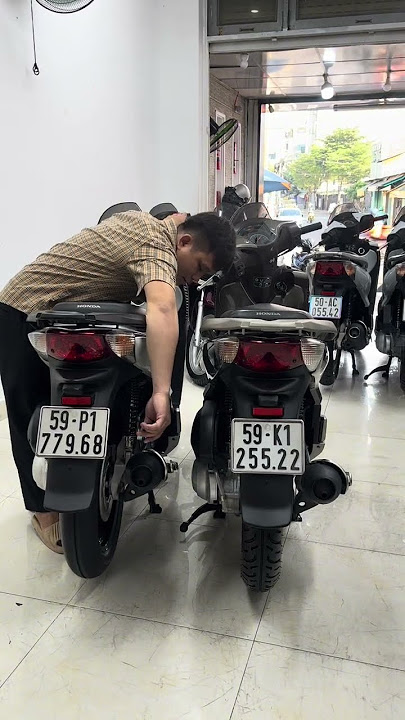
#> input picture test/sample-1.jpg, 405 x 720 px
$ python -i normalize.py   (imports and definitions only)
#> lines starting #> are read from the running program, lines starting #| are printed output that depends on the picture; after the words box and inside, x2 and y2 are one past the last pixel; in counts of white or black regions, pixels touching at a corner belong together
#> further down, picture is the input picture: shape (720, 405, 3); mean B, G, R 133.7, 139.2, 141.4
import cv2
import numpy as np


def binarize_for_contours(channel):
    """binarize channel (8-bit) for findContours."""
    blur = cv2.GaussianBlur(channel, (5, 5), 0)
    _, th = cv2.threshold(blur, 0, 255, cv2.THRESH_BINARY + cv2.THRESH_OTSU)
    th = cv2.morphologyEx(
        th,
        cv2.MORPH_CLOSE,
        cv2.getStructuringElement(cv2.MORPH_RECT, (3, 3)),
        iterations=1,
    )
    return th


def approx_quads_from_contours(contours):
    """Returns an approximate list of quadrilaterals (4x2) from contours."""
    quads = []
    for cnt in contours:
        peri = cv2.arcLength(cnt, True)
        if peri < 50:
            continue
        approx = cv2.approxPolyDP(cnt, 0.02 * peri, True)
        if len(approx) == 4:
            quads.append(approx.reshape(4, 2).astype(np.float32))
    return quads


def order_quad_points(pts4):
    """Arrange 4 points: tl: top left, tr: top right, br: bottom right, bl: bottom left."""
    pts = np.array(pts4, dtype=np.float32).reshape(-1, 2)
    s = pts.sum(axis=1)
    diff = np.diff(pts, axis=1).ravel()
    tl = pts[np.argmin(s)]
    br = pts[np.argmax(s)]
    tr = pts[np.argmin(diff)]
    bl = pts[np.argmax(diff)]
    return np.array([tl, tr, br, bl], dtype=np.float32)


def score_plate_quad(quad, img_area):
    """Scoring based on box area and appropriate w/h ratio."""
    x, y, w, h = cv2.boundingRect(quad.astype(np.int32))
    if w == 0 or h == 0:
        return -1
    aspect = w / float(h)
    area = w * h
    area_frac = area / float(img_area)
    if not (1.0 <= aspect <= 7.0):
        return -1
    if not (0.001 <= area_frac <= 0.40):
        return -1
    score = area * (1.0 - abs(aspect - 2.5) / 4.0)
    return score


# === NEW: 4-Point perspective warp ===
def four_point_transform(image, quad, force_width=None, force_ar=None):
    """
    quad: 4x2 (tl, tr, br, bl)
    force_width: force the output width (px)
    force_ar: force the ratio W/H (E.g. 4.0 for horizontal plate)
    """
    rect = order_quad_points(quad)
    (tl, tr, br, bl) = rect

    widthA = np.linalg.norm(br - bl)
    widthB = np.linalg.norm(tr - tl)
    heightA = np.linalg.norm(tr - br)
    heightB = np.linalg.norm(tl - bl)

    W = int(max(widthA, widthB))
    H = int(max(heightA, heightB))
    if force_width is not None:
        W = int(force_width)
    if force_ar is not None and force_ar > 0:
        H = max(1, int(W / float(force_ar)))

    W = max(W, 1)
    H = max(H, 1)
    dst = np.array([[0, 0], [W - 1, 0], [W - 1, H - 1], [0, H - 1]], dtype=np.float32)
    M = cv2.getPerspectiveTransform(rect, dst)
    return cv2.warpPerspective(image, M, (W, H))


def normalize_plate(image):
    h, w = image.shape[:2]
#> h = 720; w = 405
    img_area = w * h
#> img_area = 291600

    quads = []
    blue, green, red = cv2.split(image)
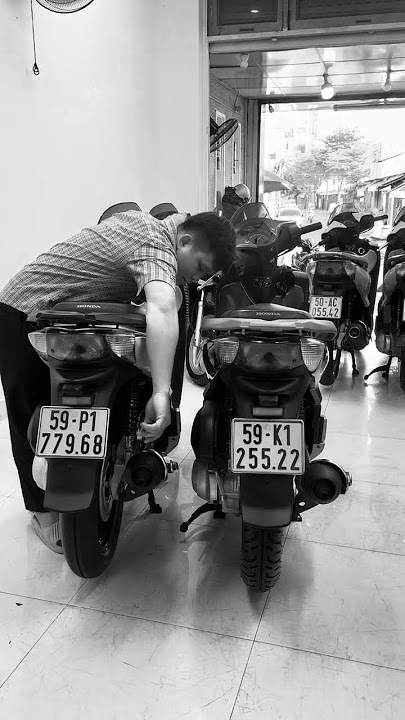
#> red: shape (720, 405); min 0, max 255, mean 141.4

    # Red
    th_r = binarize_for_contours(red)
#> in binarize_for_contours, `_, th = cv2.threshold(blur, 0, 255, cv2.THRESH_BINARY + cv2.THRESH_OTSU)`:
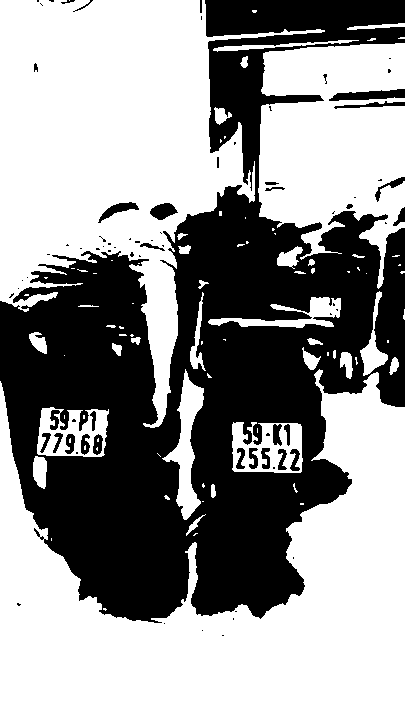
#> th: shape (720, 405); 58.2% white; 76 black regions (47 under 20 px), largest, box (x1, y1, x2, y2) and area: (0, 0, 405, 623) 118182, (329, 89, 405, 101) 569, (150, 203, 178, 220) 307
#> in binarize_for_contours, `th = cv2.morphologyEx( th, cv2.MORPH_CLOSE, cv2.getStructuringElement(..`:
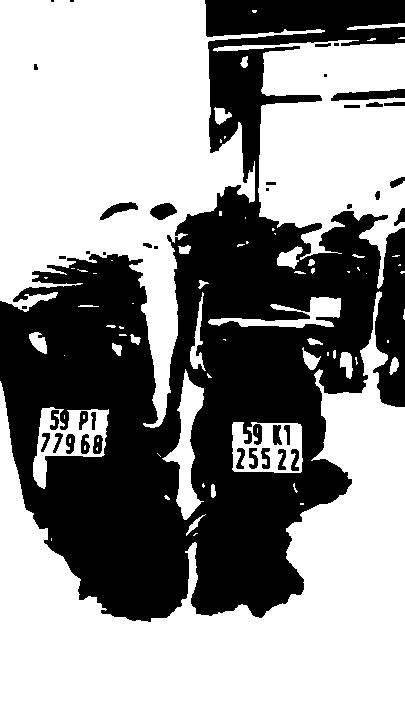
#> th: shape (720, 405); 58.6% white; 41 black regions (9 under 20 px)
    contours_r, _ = cv2.findContours(th_r, cv2.RETR_TREE, cv2.CHAIN_APPROX_NONE)
#> contours_r = 110 contours, 57 with area under 20; largest, box (x1, y1, x2, y2) and area: (0, 291, 405, 720) 72030, (0, 0, 325, 428) 60194, (213, 40, 405, 289) 24882, (33, 407, 109, 489) 3238, (232, 422, 303, 473) 3172
    quads += approx_quads_from_contours(contours_r)
#> the loop in approx_quads_from_contours, `for cnt in contours:` made 110 passes
#> peri on passes 2 to 13: 9.66, 62.43, 8, 14.49, 30.49, 21.31, 9.66, 8.49, 295, 71.7, 70.87, 76.04
#> (cnt, peri) on passes 1, 39, 55: ([[51, 538], [51, 539], [51, 540], [51, 539]], 4), ([[64, 355]], 0), ([[132, 303], [133, 303]], 2)
#> after the loop in approx_quads_from_contours, `for cnt in contours:`: quads = []
#> quads = []

    # Green
    th_g = binarize_for_contours(green)
#> in binarize_for_contours (call 2), `_, th = cv2.threshold(blur, 0, 255, cv2.THRESH_BINARY + cv2.THRESH_OTSU)`: th: shape (720, 405); 57.3% white; 78 black regions (46 under 20 px), largest, box (x1, y1, x2, y2) and area: (0, 0, 405, 624) 120486, (329, 89, 405, 109) 862, (150, 203, 178, 220) 313
#> in binarize_for_contours (call 2), `th = cv2.morphologyEx( th, cv2.MORPH_CLOSE, cv2.getStructuringElement(..`:
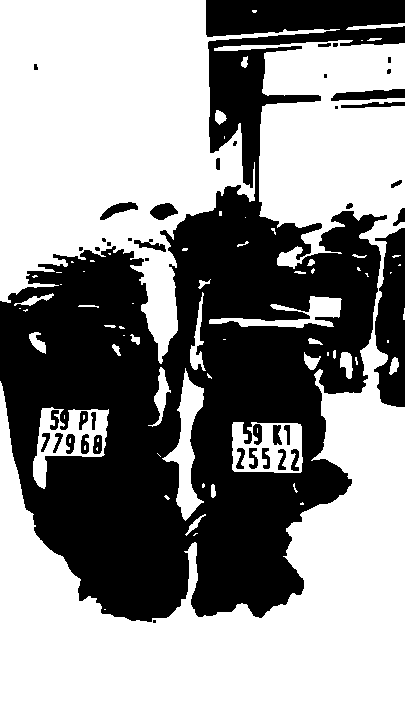
#> th: shape (720, 405); 57.6% white; 42 black regions (13 under 20 px)
    contours_g, _ = cv2.findContours(th_g, cv2.RETR_TREE, cv2.CHAIN_APPROX_NONE)
#> contours_g = 113 contours, 58 with area under 20; largest, box (x1, y1, x2, y2) and area: (0, 40, 405, 720) 96814, (0, 0, 340, 364) 57578, (33, 407, 109, 489) 3245, (232, 422, 303, 473) 3184, (162, 368, 204, 521) 2164
    quads += approx_quads_from_contours(contours_g)
#> the loop in approx_quads_from_contours (call 2), `for cnt in contours:` made 113 passes
#> peri on passes 2 to 13: 9.66, 63.84, 8.83, 13.31, 30.49, 21.31, 10.24, 8.49, 295, 71.7, 68.87, 69.8
#> (cnt, peri) on passes 1, 46, 48, 55, 57: ([[104, 609], [105, 609]], 2), ([[223, 339], [224, 339], [225, 339], [224, 339]], 4), ([[123, 335], [124, 335]], 2), ([[19, 308], [20, 308]], 2), ([[132, 303], [133, 303]], 2)

    # Blue
    th_b = binarize_for_contours(blue)
#> in binarize_for_contours (call 3), `blur = cv2.GaussianBlur(channel, (5, 5), 0)`:
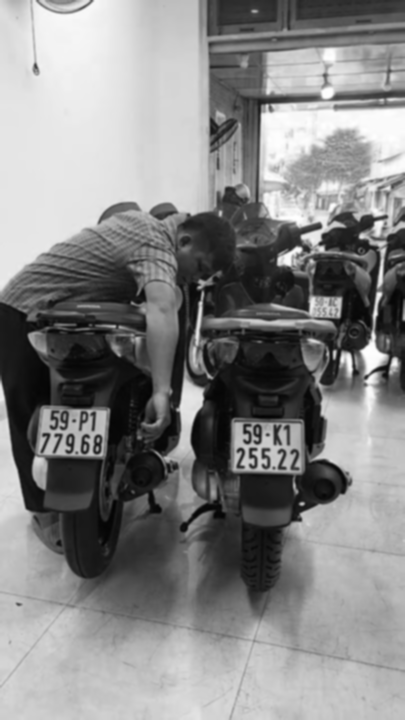
#> blur: shape (720, 405); min 3, max 255, mean 133.7
#> in binarize_for_contours (call 3), `_, th = cv2.threshold(blur, 0, 255, cv2.THRESH_BINARY + cv2.THRESH_OTSU)`: th: shape (720, 405); 55.9% white; 80 black regions (45 under 20 px), largest, box (x1, y1, x2, y2) and area: (0, 27, 405, 625) 118607, (206, 0, 405, 37) 5917, (330, 89, 405, 108) 816
#> in binarize_for_contours (call 3), `th = cv2.morphologyEx( th, cv2.MORPH_CLOSE, cv2.getStructuringElement(..`:
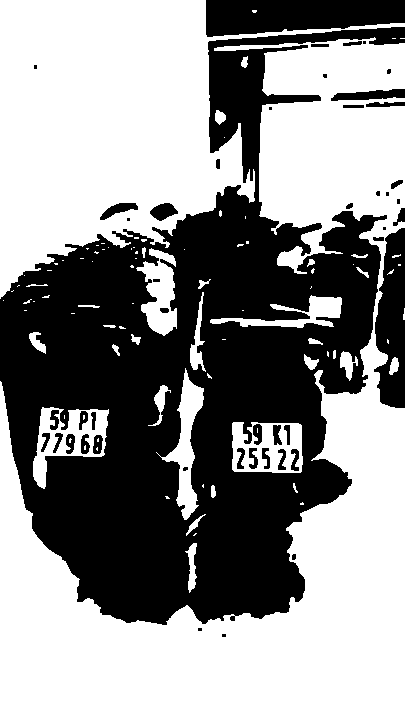
#> th: shape (720, 405); 56.3% white; 47 black regions (13 under 20 px)
    contours_b, _ = cv2.findContours(th_b, cv2.RETR_TREE, cv2.CHAIN_APPROX_NONE)
#> contours_b = 134 contours, 74 with area under 20; largest, box (x1, y1, x2, y2) and area: (0, 37, 405, 720) 95702, (0, 0, 405, 299) 53150, (33, 407, 109, 489) 3262, (232, 422, 303, 473) 3194, (156, 368, 204, 520) 2090
    quads += approx_quads_from_contours(contours_b)

    best_quad = None
    best_score = -1
    for q in quads:
        q_ord = order_quad_points(q)
        sc = score_plate_quad(q_ord, img_area)
        if sc > best_score:
            best_score = sc
            best_quad = q_ord
#> this loop made 0 passes
#> after the loop, best_score = -1

    # Fallback: If there is no quadrilateral with four vertices, use minAreaRect from the "best" channel based on total area.
    if best_quad is None:
        candidates = sorted(
            [("b", contours_b), ("g", contours_g), ("r", contours_r)],
            key=lambda x: sum(cv2.contourArea(c) for c in x[1]),
            reverse=True,
        )
#> candidates = 3 items
        cnts = candidates[0][1] if candidates else contours_b
#> cnts has the same summary as contours_r
        if not cnts:
            # raise RuntimeError("Không tìm thấy contour nào đủ lớn.")
            return None
        cnt = max(cnts, key=cv2.contourArea)
#> cnt = contour of 2313 points, box (x1, y1, x2, y2) (0, 291, 405, 720), area 72030
        rect = cv2.minAreaRect(cnt)
#> rect = ((202, 505), (428, 404), -90)
        box = cv2.boxPoints(rect).astype(np.float32)
#> box = [[404, 719], [-1.31e-14, 719], [0, 291], [404, 291]]
        best_quad = order_quad_points(box)
#> in order_quad_points, `pts = np.array(pts4, dtype=np.float32).reshape(-1, 2)`: pts has the same summary as box in normalize_plate
#> in order_quad_points, `s = pts.sum(axis=1)`: s = [1123, 719, 291, 695]
#> in order_quad_points, `diff = np.diff(pts, axis=1).ravel()`: diff = [315, 719, 291, -113]
#> in order_quad_points, `tl = pts[np.argmin(s)]`: tl = [0, 291]
#> in order_quad_points, `br = pts[np.argmax(s)]`: br = [404, 719]
#> in order_quad_points, `tr = pts[np.argmin(diff)]`: tr = [404, 291]
#> in order_quad_points, `bl = pts[np.argmax(diff)]`: bl = [-1.31e-14, 719]
#> best_quad = [[0, 291], [404, 291], [404, 719], [-1.31e-14, 719]]

    # 190/140 : Standard ratio for motorcycle license plates
    warped = four_point_transform(image, best_quad, force_width=None, force_ar=190 / 140)
#> in four_point_transform, `rect = order_quad_points(quad)`: rect has the same summary as best_quad in normalize_plate
#> in four_point_transform, `(tl, tr, br, bl) = rect`: tl = [0, 291]; tr = [404, 291]; br = [404, 719]; bl = [-1.31e-14, 719]
#> in four_point_transform, `widthA = np.linalg.norm(br - bl)`: widthA = 404
#> in four_point_transform, `heightA = np.linalg.norm(tr - br)`: heightA = 428
#> in four_point_transform, `W = int(max(widthA, widthB))`: W = 404
#> in four_point_transform, `H = int(max(heightA, heightB))`: H = 428
#> in four_point_transform, `H = max(1, int(W / float(force_ar)))`: H = 297
#> in four_point_transform, `dst = np.array([[0, 0], [W - 1, 0], [W - 1, H - 1], [0, H - 1]], dtype..`: dst = [[0, 0], [403, 0], [403, 296], [0, 296]]
#> in four_point_transform, `M = cv2.getPerspectiveTransform(rect, dst)`: M = [[0.998, 3.05e-17, -8.89e-15], [0, 0.692, -201.3], [-1.19e-19, 7.58e-20, 1]]
#> in four_point_transform, `return cv2.warpPerspective(image, M, (W, H))`:
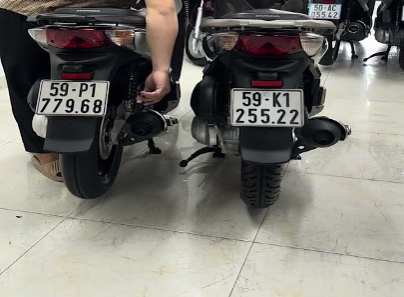
#> returned value: shape (297, 404, 3); mean of channels 0, 1, 2 113.7, 120.1, 122.4; drawn as B, G, R

    # If the image is still vertical > horizontal after the warp, rotate it 90°
    if warped.shape[0] > warped.shape[1]:
        warped = cv2.rotate(warped, cv2.ROTATE_90_CLOCKWISE)

    return warped

>>> import cv2
>>> picture = cv2.imread('../test/sample-1.jpg')
>>> result = normalize_plate(picture)

$ run again, on test/sample-2.jpg
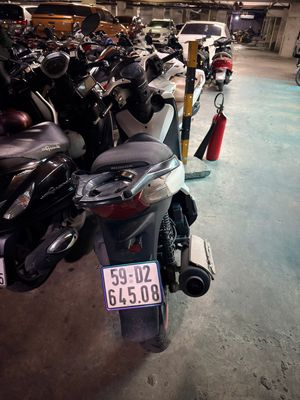
#> input picture test/sample-2.jpg, 300 x 400 px
#> picture is the input picture: shape (400, 300, 3); mean B, G, R 84.5, 86.7, 94.3
#> in binarize_for_contours, `th = cv2.morphologyEx( th, cv2.MORPH_CLOSE, cv2.getStructuringElement(..`:
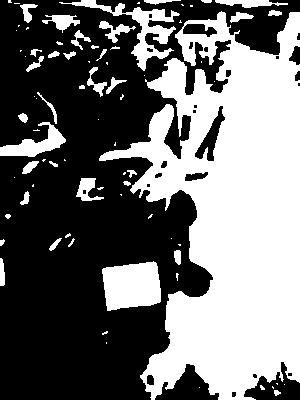
#> th: shape (400, 300); 43.7% white; 80 white regions (43 under 20 px)
#> contours_r = 99 contours, 59 with area under 20; largest, box (x1, y1, x2, y2) and area: (99, 11, 300, 400) 44028, (102, 261, 161, 311) 2274, (59, 0, 180, 71) 1484, (0, 122, 66, 157) 858, (194, 105, 226, 162) 625
#> the loop in approx_quads_from_contours, `for cnt in contours:` made 99 passes
#> peri on passes 1, 4, 8, 9, 11, 12, 13, 14: 19.07, 13.66, 13.66, 16.24, 59.66, 35.9, 5.41, 17.07
#> after the loop in approx_quads_from_contours, `for cnt in contours:`: quads = [[[156, 263], [103, 268], [107, 310], [159, 302]]]
#> contours_g = 93 contours, 56 with area under 20; largest, box (x1, y1, x2, y2) and area: (101, 42, 300, 400) 38134, (102, 261, 161, 309) 2232, (175, 20, 235, 65) 1250, (147, 58, 187, 140) 1042, (194, 105, 227, 162) 840
#> the loop in approx_quads_from_contours (call 2), `for cnt in contours:` made 93 passes
#> peri on passes 1, 5, 6, 8, 9, 10, 11, 12: 6.83, 36.14, 16.83, 56.24, 37.31, 5.41, 12.83, 5.41
#> in normalize_plate, `quads += approx_quads_from_contours(contours_g)`: quads = [[[156, 263], [103, 268], [107, 310], [159, 302]], [[156, 262], [103, 268], [108, 307], [159, 302]]]
#> contours_b = 86 contours, 48 with area under 20; largest, box (x1, y1, x2, y2) and area: (100, 43, 300, 380) 36318, (102, 261, 162, 311) 2422, (175, 20, 235, 65) 1200, (147, 58, 187, 99) 870, (194, 105, 227, 162) 838
#> in normalize_plate, `quads += approx_quads_from_contours(contours_b)`: quads = [[[156, 263], [103, 268], [107, 310], [159, 302]], [[156, 262], [103, 268], [108, 307], [159, 302]], [[157, 262], [103, 267], [107, 310], [159, 302]], [[0, 258], [0, 282], [4, 284], [2, 259]], [[182, 103], [177, 105], [179, 139], [183, 113]]]
#> the loop in normalize_plate, `for q in quads:` made 5 passes
#> (pts in order_quad_points, s in order_quad_points, diff in order_quad_points, x in score_plate_quad, y in score_plate_quad, w in score_plate_quad, h in score_plate_quad, aspect in score_plate_quad) on passes 1, 3: ([[156, 263], [103, 268], [107, 310], [159, 302]], [419, 371, 417, 461], [107, 165, 203, 143], 103, 263, 57, 48, 1.19), ([[157, 262], [103, 267], [107, 310], [159, 302]], [419, 370, 417, 461], [105, 164, 203, 143], 103, 262, 57, 49, 1.16)
#> after the loop in normalize_plate, `for q in quads:`: best_score = 1859.6
#> rect = [[103, 267], [157, 262], [159, 302], [107, 310]]
#> in four_point_transform, `(tl, tr, br, bl) = rect`: tl = [103, 267]; tr = [157, 262]; br = [159, 302]; bl = [107, 310]
#> widthA = 52.61
#> widthB = 54.23
#> heightA = 40.05
#> heightB = 43.19
#> W = 54
#> in four_point_transform, `H = int(max(heightA, heightB))`: H = 43
#> in four_point_transform, `H = max(1, int(W / float(force_ar)))`: H = 39
#> dst = [[0, 0], [53, 0], [53, 38], [0, 38]]
#> M = [[0.678, -0.0631, -53], [0.0591, 0.638, -176.5], [-0.0011, -0.000495, 1]]
#> in four_point_transform, `return cv2.warpPerspective(image, M, (W, H))`:
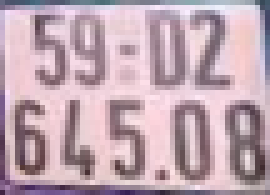
#> returned value: shape (39, 54, 3) (shown 5 times larger); mean of channels 0, 1, 2 176.8, 166.1, 191.3; drawn as B, G, R
